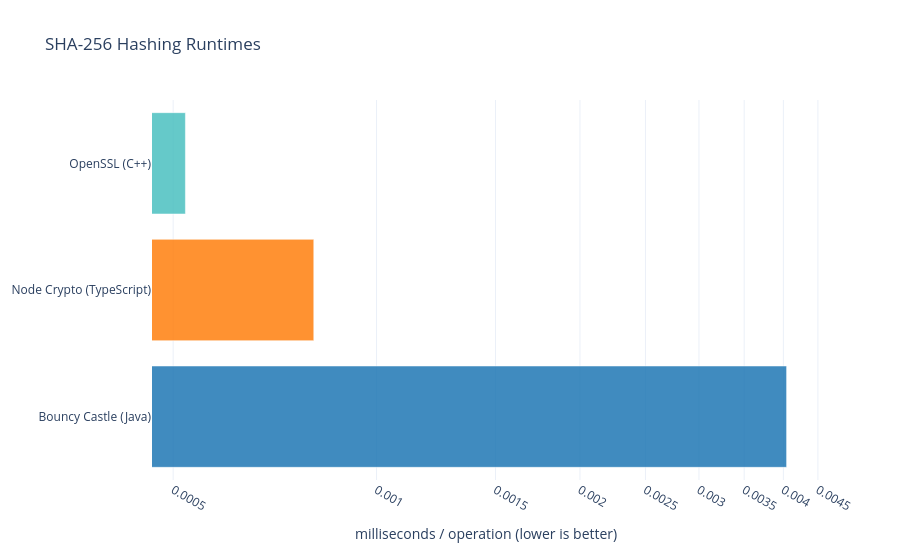

Notebook source saved alongside this figure:
### Markdown cell above
# Introduction
This benchmark aims to compare 3 well-known cryptographic libraries: **Bouncy Castle**, **Node's Crypto module** and **OpenSSL**. The cryptographic algorithms I have chosen to test using the given libraries were the following 3 famous algorithms: RSA, SHA-256 and ChaCha20-Poly1305.

For the OpenSSL algorithms I have used [EVP functions](https://wiki.openssl.org/index.php/EVP) which provide a higher-level API to OpenSSL. 

The goal of this benchmark isn't to compare the algorithms to each other (for example trying to decide whether ChaCha20 or RSA can encrypt a message faster), but rather comparing the libraries to each other and seeing which library can achieve a faster runtime for the chosen algorithms in the given programming language.

# Methodology
For the encryption algorithms (ChaCha20-Poly1305 and RSA) I both measured the encryption and decryption speed of a message.

In the tests I have taken a few notable measures in order to achieve more comparable results. The Java and TypeScript benchmarks were preceded by 20 warmup iterations. However, in the Google Benchmark framework I could not find a warmup iteration parameter so I ended up using a fixed 1 second long warmup period. During the benchmarks each algorithm and library pair combination had its speed measured for 10 iterations. The below numbers in the graphs are the statistical mean (average) values of those 10 iterations.

The benchmarks were configured to exclude unnecessary overhead, such as setup of the libraries, ensuring the measurements reflected only the execution time of the core cryptographic functions.

## Benchmarking frameworks
For testing the runtime of each algorithm I have used a third-party benchmark library:

- TypeScript: [tinybench](https://github.com/tinylibs/tinybench)
- Java: [Java Microbenchmark Harness](https://github.com/openjdk/jmh)
- C++: [Google Benchmark](https://github.com/google/benchmark)

## Compilers and language versions

- TypeScript: The tests were run on TypeScript version 6.0.2 using tsx 4.21.0.
- Java: The Java sources were compiled and run with Oracle OpenJDK 23.0.1.
- C++: The C++ source codes were compiled with Clang 22.1.2 using `-O3` optimization. For building the project I have setup a CMake project and used C++20.


## Hardware and Operating system
The benchmarks were run on a M3 Macbook Air with macOS 26.2.

# Results

## SHA-256

SHA-256 is a cryptographic hash function from the SHA-2 family that generates a unique, fixed-size 256-bit signature to ensure data integrity and detect unauthorized modifications.

Parameters:

- Data size: 1024 bytes
- Digest size: 32 bytes

In the SHA-256 algorithm the data size corresponds to the input data of the hash function, and the digest size corresponds to the output size of the hash function.

### Code cell
#| echo: false

import json
import plotly.graph_objects as go
import plotly.io as pio

pio.renderers.default = "plotly_mimetype+notebook_connected"

def load_json(path):
    with open(path, 'r') as f: return json.load(f)

# java: primaryMetric.score is nanoseconds / operation -> we calculate scoreNs / 1e9 (then * 1000 for ms)
java_results = load_json('./bouncycastle-benchmark/results.json')
java_sha = [entry['primaryMetric']['score'] / 1e6 for entry in java_results 
            if 'sha256' in entry['benchmark'].lower()][0]

# node: latency.mean is ms
node_sha_results = load_json('./node-benchmarks/results/sha256-report.json')
node_sha = node_sha_results['tasks'][0]['latency']['mean']

# cpp: real_time is in nanoseconds
cpp_results = load_json('./openssl-cpp-benchmark/results.json')
cpp_sha = [b['real_time'] / 1e6 for b in cpp_results['benchmarks'] 
           if b.get('run_type') == 'aggregate' and b.get('aggregate_name') == 'mean' 
           and 'sha256' in b['name'].lower()][0]

fig = go.Figure()

fig.add_trace(go.Bar(
    y=['Bouncy Castle (Java)', 'Node Crypto (TypeScript)', 'OpenSSL (C++)'],
    x=[java_sha, node_sha, cpp_sha],
    orientation='h',
    marker_color=['rgba(31, 119, 180, 0.85)', 'rgba(255, 127, 14, 0.85)', 'rgba(75, 192, 192, 0.85)'],
    hovertemplate='<b>%{y}</b><br>Latency: %{x:.6f} ms<extra></extra>'
))

fig.update_layout(
    title='SHA-256 Hashing Runtimes',
    xaxis_type="log",
    template='plotly_white',
    autosize=True,
    xaxis_title='milliseconds / operation (lower is better)',
)

fig.show()

### Figure 1 — Plotly figure (JSON) as saved in the notebook; plotly's stock layout.template omitted (floating-point values rounded to 4 significant figures)
{"data": [{"hovertemplate": "<b>%{y}</b><br>Latency: %{x:.6f} ms<extra></extra>", "marker": {"color": ["rgba(31, 119, 180, 0.85)", "rgba(255, 127, 14, 0.85)", "rgba(75, 192, 192, 0.85)"]}, "orientation": "h", "type": "bar", "x": [0.004044, 0.0008074, 0.0005213], "y": ["Bouncy Castle (Java)", "Node Crypto (TypeScript)", "OpenSSL (C++)"]}], "layout": {"autosize": true, "title": {"text": "SHA-256 Hashing Runtimes"}, "xaxis": {"title": {"text": "milliseconds / operation (lower is better)"}, "type": "log"}}}
